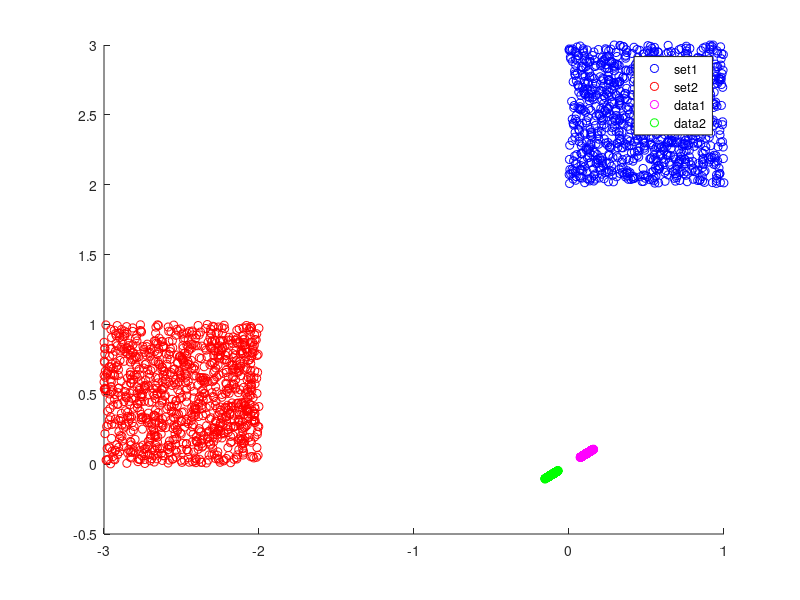

The MATLAB script that drew this image: (Note: this script raises an error after producing the figure.)

close all

%% LDA

NoPts = 1000;

% generate two data sets of 100 2D points
set1 = [((rand(1,NoPts)))', (rand(1,NoPts) + 2)'];
scatter(set1(:,1),set1(:,2),'b')

hold on
set2 = [((rand(1,NoPts))-3)', (rand(1,NoPts))'];
scatter(set2(:,1),set2(:,2),'r')

legend('set1','set2')


%% compute mean. p = aprior probability

u_set1 = mean(set1)';
u_set2 = mean(set2)';

p1 = 0.5; p2 = 0.5;
u_total = (p1*u_set1) + (p2*u_set2);


%% Compute normalized covariance matrix

% Debug this: I think X and Y have mixed up here

diff = set1' - [repmat(u_set1(:,1),1,size(set1,1))];
C1 = (diff*diff')%./100;
[U1 V1] = eig(C1);

diff = set2' - [repmat(u_set2(:,1),1,size(set2,1));];
C2 = (diff*diff')%./100;
[U2 V2] = eig(C2);


%% Compute within/between class scatter

val1 = (u_set1 - u_total)*(u_set1 - u_total)';
val2 = (u_set2 - u_total)*(u_set2 - u_total)';

Cb = val1 + val2;
Cw = (p1*C1) + (p2*C2);


[Ub Vb] = eig(Cb);
[Uw Vw] = eig(Cw);


%% Compute class independent criteria

criteria = inv(Cw)*Cb;
[U_criteria V_criteria] = eig(criteria)


%% Transform data to criteria

for i=1:size(set1,1)
    transformed_set1(i,:) = criteria'*set1(i,:)';
    transformed_set2(i,:) = criteria'*set2(i,:)';
end


%% plot transformed data

hold on
scatter(transformed_set1(:,1),transformed_set1(:,2),'m');
hold on
scatter(transformed_set2(:,1),transformed_set2(:,2),'g')



%% Plot Projection along discriminant vector

transformed_u_set1 = criteria'*u_set1;
transformed_u_set2 = criteria'*u_set2;

db_set1 = transformed_set1' - repmat( transformed_u_set1, 1, size(set1,1) );
db_set2 = transformed_set2' - repmat( transformed_u_set2, 1, size(set2,1) );

[x1 y1] = fitGauss(transformed_set1(:,2),100);
[x2 y2] = fitGauss(transformed_set2(:,2),100);

figure(2)
plot(x1,y1)
hold on
plot(x2,y2,'r')
title('Projection of discriminant vector in LDA space')
xlabel('Y')
ylabel('P(Y | Cw/Cb )')
legend('transformed set1', 'transformed set2')



% 
% figure(2)
% h1 = hist(transformed_set2(:,2))
% h = findobj(gca,'Type','patch');
% set(h,'FaceColor','r','EdgeColor','w')
% hold on
% h2 = hist(transformed_set1(:,2))
% 
% title('Projection of discriminant vector')
% xlabel('Y')
% ylabel('P(Y | Cw/Cb )')
% legend('transformed set2', 'transformed set1')

